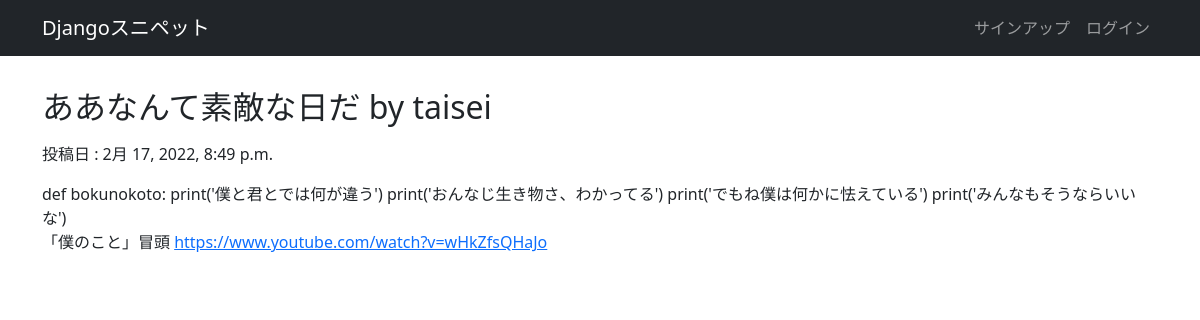
The page /snippets/8/ on the database its author committed.
### snippets/models.py (models this page shows, shortened)
class Snippet(models.Model):
    title = models.CharField('タイトル', max_length=128)
    code = models.TextField('コード', blank=True)
    desc = models.TextField('説明', blank=True)
    created_by = models.ForeignKey(settings.AUTH_USER_MODEL, verbose_name="投稿者", on_delete=models.CASCADE)
    created_at = models.DateTimeField("投稿日", auto_now_add=True)
    update_at = models.DateTimeField('更新日', auto_now=True)

### snippets/views.py (the view)
# urls.py: path('<int:snippet_id>/', views.snippet_detail, name='snippet_detail'),
def snippet_detail(request, snippet_id):
    snippet = get_object_or_404(Snippet, pk=snippet_id)
    return render(request, 'snippets/snippet_detail.html', {"snippet": snippet})

### snippets/templates/snippets/snippet_detail.html (shortened to what this page needs)
{% extends 'base.html' %}
{% load pygmentize %}
{% block main %}
<div>
  <h2>{{ snippet.title }} by {{ snippet.created_by.username }}</h2>
  <div class="snippet-date">
    投稿日 : {{ snippet.created_at|date:"DATETIME_FORMAT" }}
  </div>
  <div class="source-code">{{ snippet.code|pygmentize:"python3" }}</div>
  <p>{{ snippet.desc | urlize }}</p>
</div>
{% endblock %}

### snippets/static/css/style.css (style rules this page uses)
* { margin: 0; padding: 0; }
.snippet-date { margin: 1rem 0; }

### rows shown on the page
Snippet: title "ああなんて素敵な日だ", created_by.username "taisei", created_at "2月 17, 2022, 8:49 p.m.", code|pygmentize "def bokunokoto: print('僕と君とでは何が違う') print('おんなじ生き物さ、わかってる') print('でもね僕は何かに怯えている') print('みんなもそうならいいな')", desc "「僕のこと」冒頭 https://www.youtube.com/watch?v=wHkZfsQHaJo"
